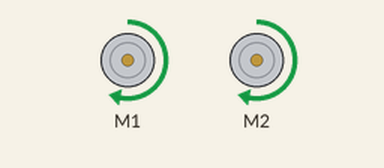
Bench run of a sketch on a simulated Arduino Uno, built with avr-gcc and run on an emulated ATmega328P. Shown: 2 × DC motor (green arrow = forward, orange = backward, longer = faster).

Above: at 0.1 s.
Timing chart, 0 to 1.6 s (numbered marks = the images above):
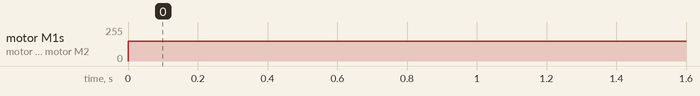

Measured:
- by itself, motor M1, motor M2: stopped → forward 150/255 at 0.00 s

The sketch:

drive.ino
```cpp
#include <Wire.h>
#include <Adafruit_MotorShield.h>
#include "utility/Adafruit_MS_PWMServoDriver.h"

#define byte uint8_t

#define LEFT_WHEEL 1
#define RIGHT_WHEEL 2

Adafruit_MotorShield motor_shield = Adafruit_MotorShield();

Adafruit_DCMotor *left_motor = motor_shield.getMotor(LEFT_WHEEL);
Adafruit_DCMotor *right_motor = motor_shield.getMotor(RIGHT_WHEEL);

int speed = 150;


void setup() {
  motor_shield.begin();
}

void loop() {
  left_motor->setSpeed(speed);
  right_motor->setSpeed(speed);

  left_motor->run(FORWARD);
  right_motor->run(FORWARD);
}
```
